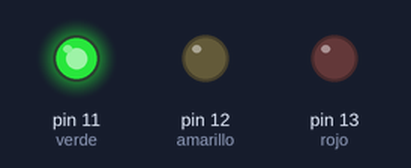
Bench run of a sketch on a simulated Arduino Uno, built with avr-gcc and run on an emulated ATmega328P. On the bench: output pins drawn as LEDs (lit = HIGH).

Above: at 1.5 s.
At 3.5 s:
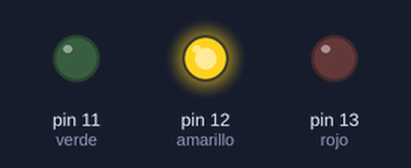
At 6.5 s:
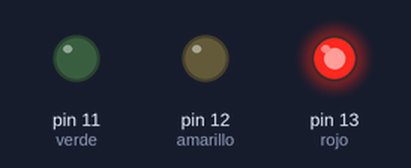
Timing chart, 0 to 11.7 s (numbered marks = the images above):
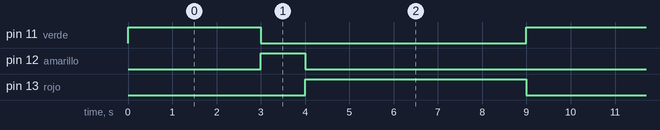

Measured:
- by itself, pin 11 (verde): alternates HIGH for 3.0 s and LOW for 6.0 s
- by itself, pin 12 (amarillo): alternates HIGH for 1.0 s and LOW for 8.0 s
- by itself, pin 13 (rojo): alternates HIGH for 5.0 s and LOW for 4.0 s

The sketch:

Semaforo.ino
```cpp
/*Cómo hacer un semáforo con Arduino
Existen diferentes maneras de hacer un semáforo con Arduino, pero la idea básica es la misma: utilizar LEDs para representar las luces roja, amarilla y verde, y programar la placa Arduino para que las encienda y apague en la secuencia correcta.

Materiales necesarios:

Arduino Uno R3
Protoboard
3 LEDs (rojo, amarillo y verde)
3 resistencias de 220 Ω
Cables dupont
Cable USB para Arduino
Pasos a seguir:

Conectar los componentes:

Conecte los LEDs a la protoboard de la siguiente manera:
LED rojo: pin 13
LED amarillo: pin 12
LED verde: pin 11
Conecte las resistencias de 220 Ω a cada LED, una entre el LED y la protoboard, y la otra entre el LED y el pin de Arduino correspondiente.
Conecte el cable USB a la placa Arduino y al ordenador.
Programar la placa Arduino:

Abra el IDE de Arduino y cree un nuevo proyecto.
Copie y pegue el siguiente código en el IDE:
Ejecutar el programa:
Una vez que el código se haya subido a la placa Arduino, el semáforo debería empezar a funcionar automáticamente.
Recursos adicionales:

Semáforo con ARDUINO en 5 MINUTOS: Impresionante - YouTube
SEMÁFORO con ARDUINO (Tinkercad) 🚥
Semáforo con Arduino
Cómo hacer un Semáforo con arduino
🚦 Semáforo con ARDUINO en 5 MINUTOS: Impresionante 🤖
Consejos:

Puede modificar el código para cambiar la duración de las luces.
Puede agregar un botón para que los peatones puedan solicitar el paso.
Puede utilizar LEDs RGB para tener más opciones de colores.
Espero que esta información te sea útil. Si tienes alguna otra pregunta, no dudes en contactarme.*/

const int rojo = 13;
const int amarillo = 12;
const int verde = 11;

void setup() {
  pinMode(rojo, OUTPUT);
  pinMode(amarillo, OUTPUT);
  pinMode(verde, OUTPUT);
}

void loop() {
  // Enciende el LED verde durante 3 segundos
  digitalWrite(rojo, LOW);
  digitalWrite(amarillo, LOW);
  digitalWrite(verde, HIGH);
  delay(3000);

  // Apaga el LED verde y enciende el LED amarillo durante 1 segundo
  digitalWrite(verde, LOW);
  digitalWrite(rojo, LOW);
  digitalWrite(amarillo, HIGH);
  delay(1000);

  // Apaga el LED amarillo y enciende el LED rojo durante 5 segundos
  digitalWrite(amarillo, LOW);
  digitalWrite(verde, LOW);
  digitalWrite(rojo, HIGH);
  delay(5000);
}
```
